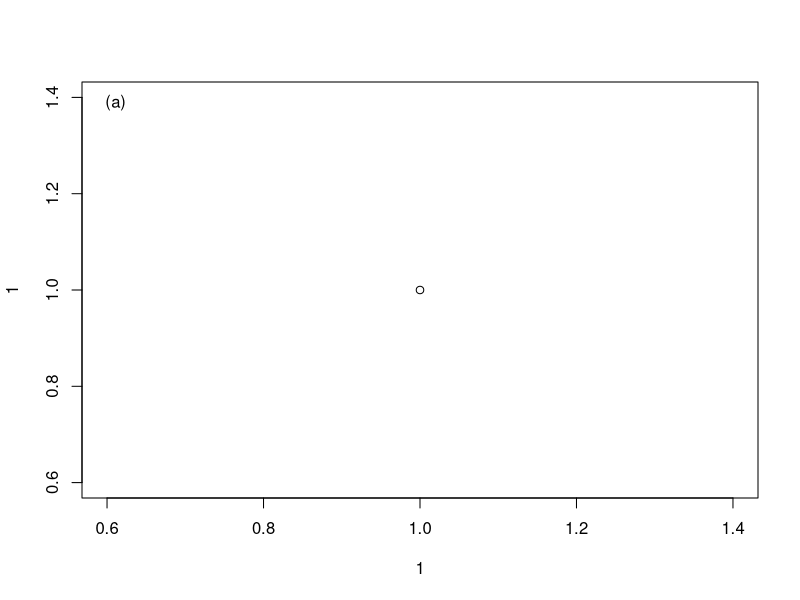
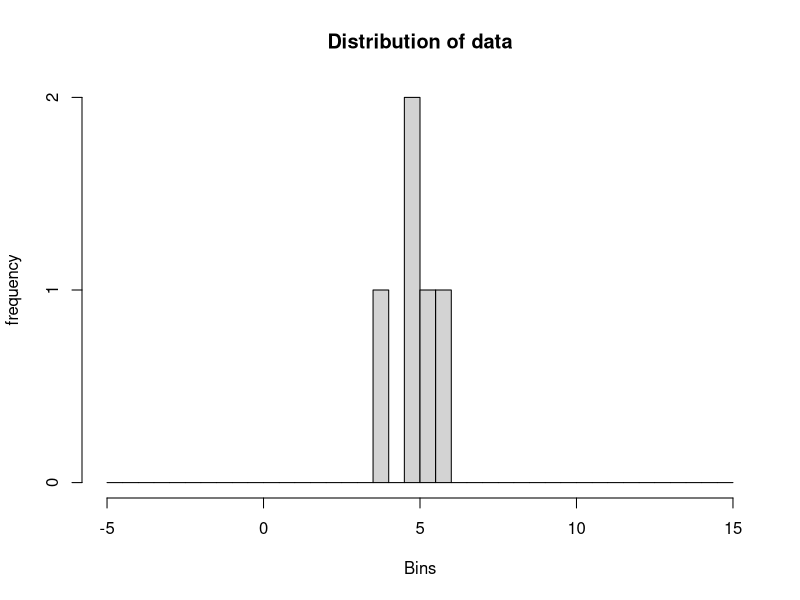
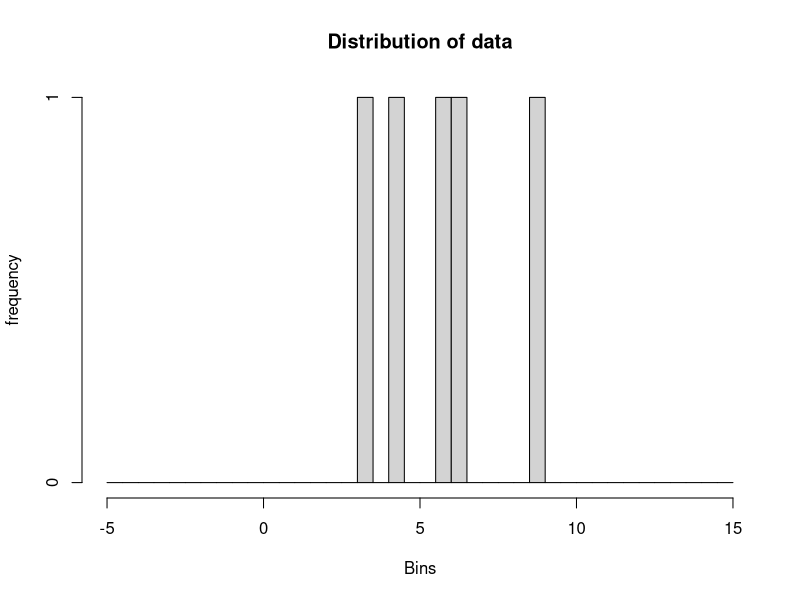
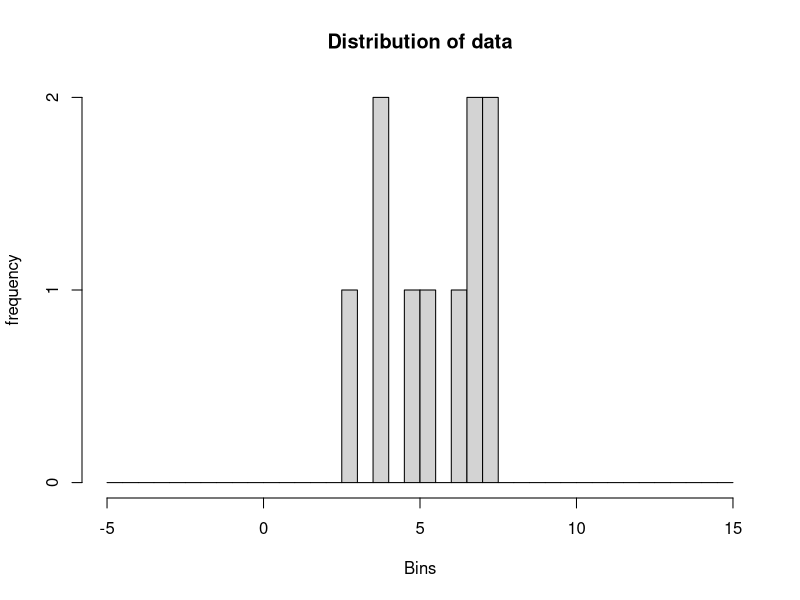
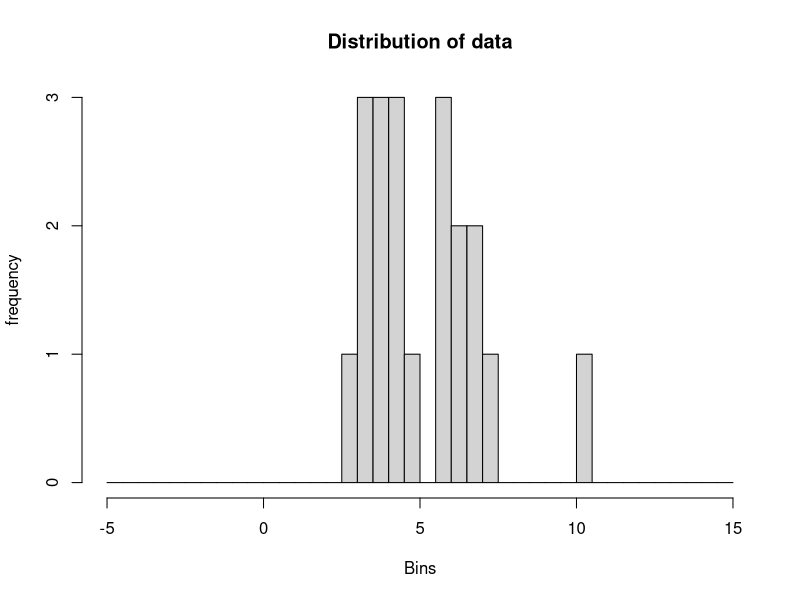
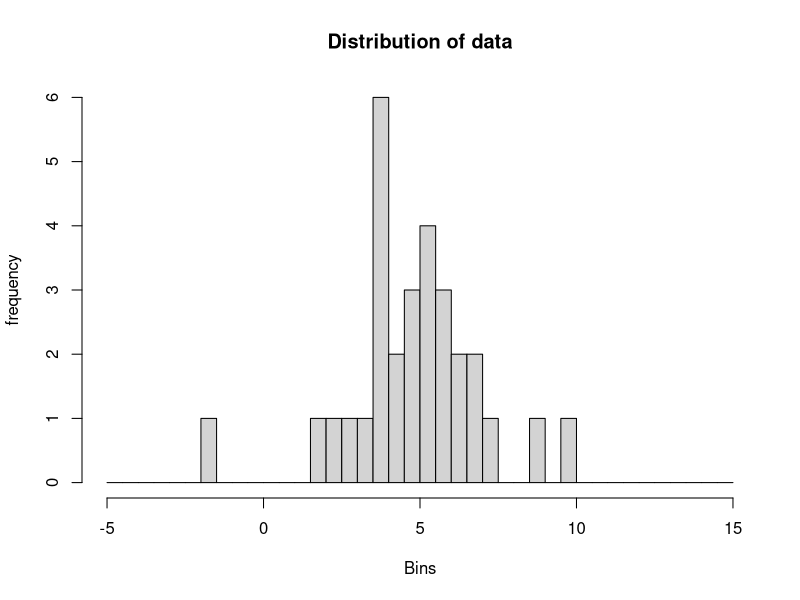
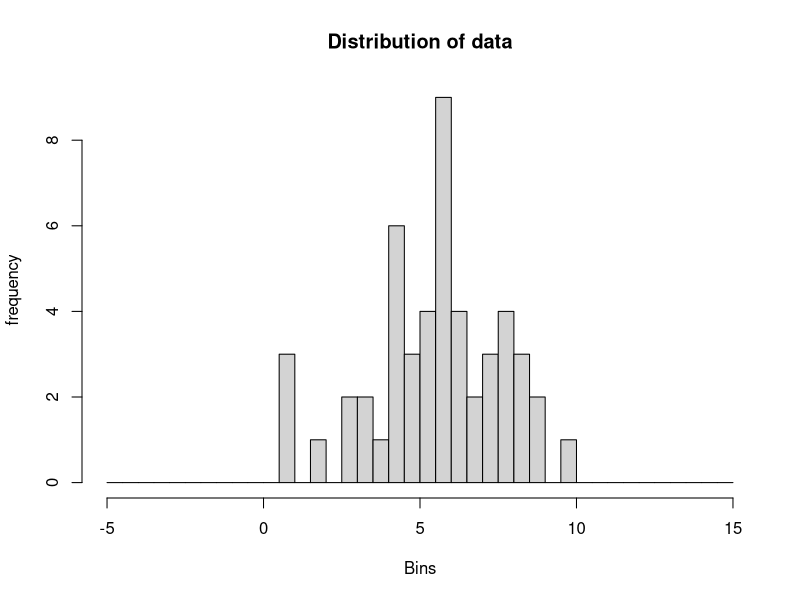
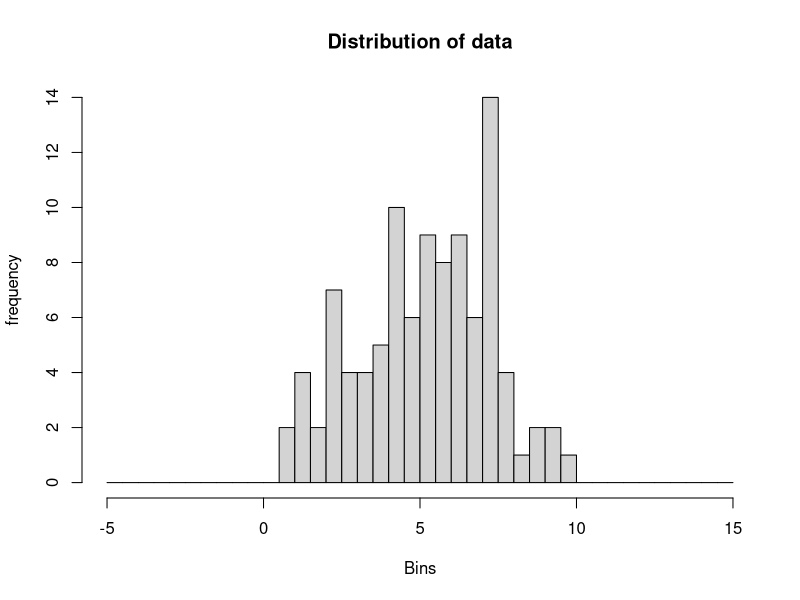

Here is the R script that generated these plots, in order:
## ---- chunk 1
knitr::opts_chunk$set(echo = TRUE)
## ---- chunk 2
# function to add an inset tag to a plot.
## 'xtrm_coords' defines the max/min x and y values of the plot.
## 'inst_lab' is the text label you want to appear for the inset.
## 'injst' is a vector of the adjustment for the label inside the plot. The first item shifts the label to the right from the y axis, while the second item shifts the label up from the x axis.
## the function scales the adjustment specified in injst to the plot, creating the two variables 'x_loc' and 'y_loc' which specify the x and y coordinates, respectively, for the inset to appear.

inst_fxn <- function(inst_lab, injst, ...){
  xtrm_coords <- par("usr")
  x_loc <- xtrm_coords[1] + injst[1]*diff(xtrm_coords[1:2])
  y_loc <- xtrm_coords[3] + injst[2]*diff(xtrm_coords[3:4])
  text(x=x_loc, y=y_loc, l=inst_lab, ...)
}

# make a plot
plot(1,1)
# run the function to insert the inset label
inst_fxn(inst_lab= "(a)", injst= c(.05,.95))
## ---- chunk 3
CL.theorem <- function(n, mean=5, sd=2, breaks=seq(from=-5,to=15,by=0.5)){
  distrib <- rnorm(n, mean, sd)
  histz <- hist(distrib, breaks=breaks,
                xlab='Bins', ylab='frequency', main= 'Distribution of data')
  
  return(list(histz, data= distrib, n_data= n, mean= mean(distrib), sd= sd(distrib)))
}

q1 <- CL.theorem(n=5, mean=5, sd=2, breaks=seq(from=-5,to=15,by=0.5))
q1$data
q1$n_data
q1$mean
q1$sd

## ---- chunk 4
n_lst <- c(5, 10, 20, 30, 50, 100, 500, 1000, 5000, 10000)

pdf(file='ten_plots')

try_for_loop <- for(i in 1:length(n_lst)){
  CL.theorem(n_lst[i], mean=5, sd=2, breaks=seq(from=-5,to=15,by=0.5))
}

dev.off()
## ---- chunk 5
pdf(file='ten_plots_sapply')

try_apply <- sapply(X=n_lst, FUN=CL.theorem)

dev.off()

